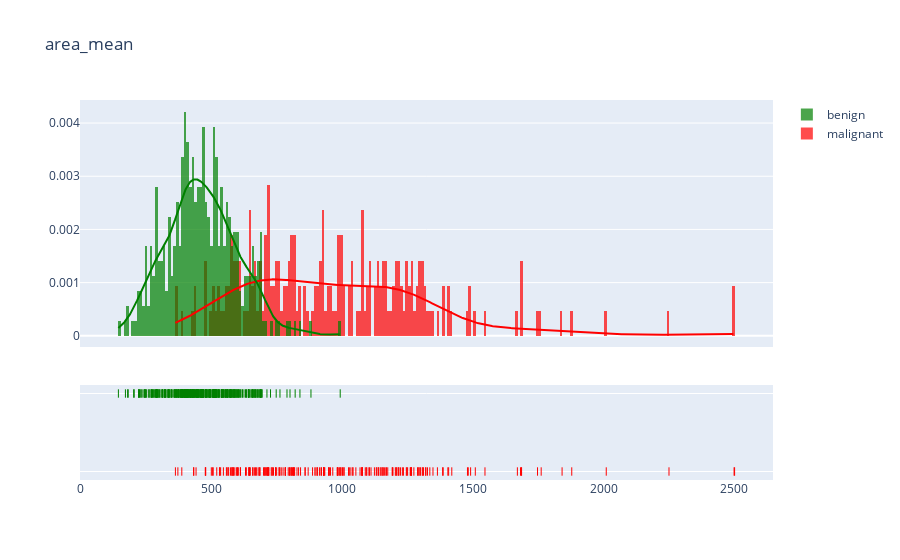

The cell this chart's notebook holds for it:
### Code cell
plot_distribution('area_mean', 10)

### Figure 1 — Plotly figure (JSON) as saved in the notebook; plotly's stock layout.template omitted (floating-point values rounded to 4 significant figures; data arrays with more than 128 entries replaced by an {"elided": "..."} marker saying what was removed)
{"data": [{"autobinx": false, "histnorm": "probability density", "legendgroup": "malignant", "marker": {"color": "red"}, "name": "malignant", "opacity": 0.7, "type": "histogram", "x": {"elided": "212 float values"}, "xaxis": "x", "xbins": {"end": 2501, "size": 10, "start": 361.6}, "yaxis": "y"}, {"autobinx": false, "histnorm": "probability density", "legendgroup": "benign", "marker": {"color": "green"}, "name": "benign", "opacity": 0.7, "type": "histogram", "x": {"elided": "357 float values"}, "xaxis": "x", "xbins": {"end": 992.1, "size": 10, "start": 143.5}, "yaxis": "y"}, {"legendgroup": "malignant", "marker": {"color": "red"}, "mode": "lines", "name": "malignant", "showlegend": false, "type": "scatter", "x": {"elided": "500 float values"}, "xaxis": "x", "y": {"elided": "500 float values"}, "yaxis": "y"}, {"legendgroup": "benign", "marker": {"color": "green"}, "mode": "lines", "name": "benign", "showlegend": false, "type": "scatter", "x": {"elided": "500 float values"}, "xaxis": "x", "y": {"elided": "500 float values"}, "yaxis": "y"}, {"legendgroup": "malignant", "marker": {"color": "red", "symbol": "line-ns-open"}, "mode": "markers", "name": "malignant", "showlegend": false, "type": "scatter", "x": {"elided": "212 float values"}, "xaxis": "x", "y": {"elided": "212 str values"}, "yaxis": "y2"}, {"legendgroup": "benign", "marker": {"color": "green", "symbol": "line-ns-open"}, "mode": "markers", "name": "benign", "showlegend": false, "type": "scatter", "x": {"elided": "357 float values"}, "xaxis": "x", "y": {"elided": "357 str values"}, "yaxis": "y2"}], "layout": {"barmode": "overlay", "hovermode": "closest", "legend": {"traceorder": "reversed"}, "title": {"text": "area_mean"}, "xaxis": {"anchor": "y2", "domain": [0, 1], "zeroline": false}, "yaxis": {"anchor": "free", "domain": [0.35, 1], "position": 0}, "yaxis2": {"anchor": "x", "domain": [0, 0.25], "dtick": 1, "showticklabels": false}}}
